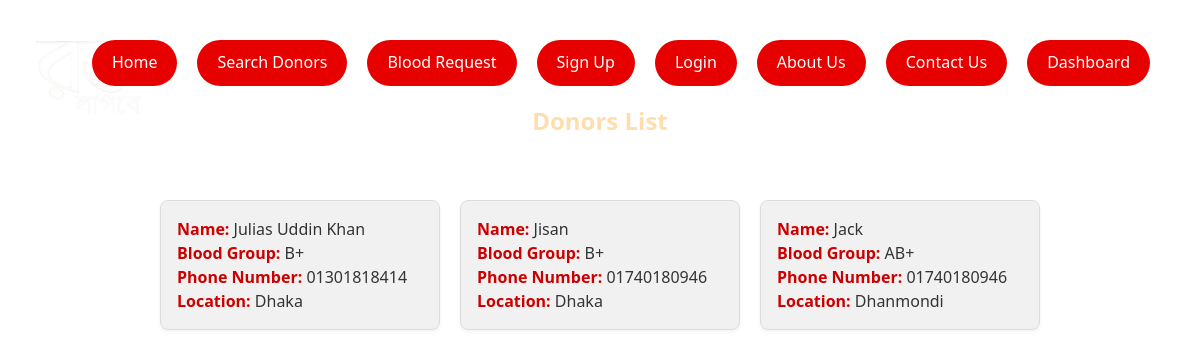
The app's page /searchdonors/, older data.
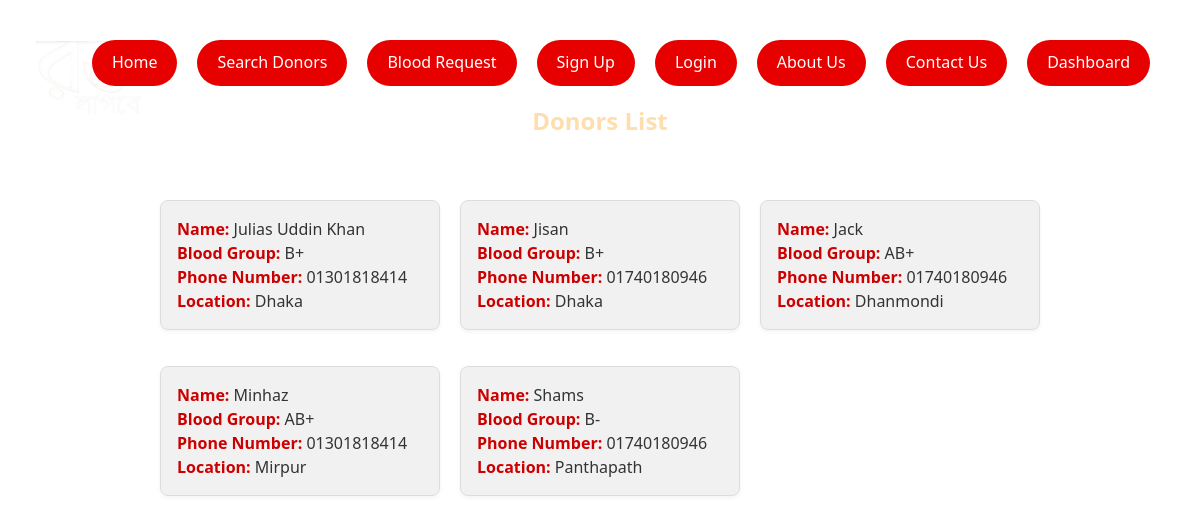
The same page, newer data.
### users/models.py (models this page shows, shortened)
class User(models.Model):
    name = models.CharField(max_length=100)
    email = models.EmailField()
    phonenumber = models.CharField(max_length=100)
    blood_group = models.CharField(max_length=100)
    location = models.CharField(max_length=100)

### mysite/views.py (the view)
# urls.py: path('searchdonors/', views.searchdonors, name='searchdonors'),
def searchdonors(request):
    users = User.objects.all()
    return render(request, 'searchdonors.html', {'users': users})

### templates/searchdonors.html (shortened to what this page needs)
{% load static %}
<!DOCTYPE html>
<html lang="en">
<head>
    <link rel="stylesheet" href="{% static 'css/style.css' %}">
</head>
<body>
<h1 class="page-heading">
      <a href="{% url 'home' %}"><img src="../static/images/Rokto Lagbe logo.png" height="120" width="120"/></a>
</h1>
<nav class="nav-container">
    <a href="{% url 'home' %}" class="nav-btn">Home</a>
    <a href="{% url 'searchdonors' %}" class="nav-btn">Search Donors</a>
    <a href="{% url 'bloodreq' %}" class="nav-btn">Blood Request</a>
    <a href="{% url 'signup' %}" class="nav-btn">Sign Up</a>
    <a href="{% url 'login' %}" class="nav-btn">Login</a>
    <a href="{% url 'aboutus' %}" class="nav-btn">About Us</a>
    <a href="{% url 'contactus' %}" class="nav-btn">Contact Us</a>
    <a href="{% url 'dashboard' %}" class="nav-btn">Dashboard</a>
</nav>
<h2>Donors List</h2>
        <ul class="donor-list">
            {% for i in users %}
                <li class="donor-card">
                    <strong>Name:</strong> {{ i.name }}<br>
                    <strong>Blood Group:</strong> {{ i.blood_group }}<br>
                    <strong>Phone Number:</strong> {{ i.phonenumber }}<br>
                    <strong>Location:</strong> {{ i.location }}
                </li>
            {% empty %}
                <li>No donors available.</li>
            {% endfor %}
        </ul>
</body>
</html>

### static/css/style.css (style rules this page uses)
body { margin: 0; font-family: 'Segoe UI', sans-serif; background: url('../images/—Pngtree—world blood donor day background_1742555.png') no-repeat center center fixed; background-size: cover; display: flex; flex-direction: column; align-items: center; min-height: 100vh; padding-bottom: 50px; }
.page-heading { position: absolute; top: 20px; left: 30px; font-size: 32px; color: whitesmoke; font-weight: bold; }
.nav-container { position: absolute; top: 20px; right: 30px; display: flex; flex-wrap: wrap; gap: 10px; }
.nav-btn { padding: 10px 20px; background-color: #f42a41; color: white; text-decoration: none; font-weight: bold; border-radius: 8px; transition: background 0.3s ease; font-size: 16px; }
h2 { display: flex; align-items: center; justify-content: center; white-space: nowrap; }
* { margin: 0; padding: 0; box-sizing: border-box; }
body { font-family: 'Segoe UI', Tahoma, Geneva, Verdana, sans-serif; background-color: #fefefe; padding: 20px; color: #333; }
.page-heading { text-align: center; font-size: 2.5rem; color: #b30000; margin-bottom: 20px; }
.nav-container { display: flex; flex-wrap: wrap; justify-content: center; gap: 10px; margin-bottom: 30px; }
.nav-btn { background-color: #e60000; color: white; text-decoration: none; padding: 10px 15px; border-radius: 8px; font-weight: bold; transition: background-color 0.3s ease; }
h2 { text-align: center; margin-bottom: 20px; color: navajowhite; }
ul { list-style-type: none; max-width: 700px; margin: 0 auto; padding: 0; }
ul li { background-color: #ffe5e5; border-left: 6px solid #d40000; padding: 15px 20px; margin-bottom: 15px; border-radius: 8px; box-shadow: 0 2px 4px rgba(0,0,0,0.05); line-height: 1.5; }
ul li strong { color: #cc0000; }
body { font-family: Arial, sans-serif; background-color: #f9f9f9; margin: 0; padding: 2rem; }
h2 { text-align: center; margin: 70px auto 40px auto; color: navajowhite; }
.donor-list { list-style-type: none; padding: 0; display: inline-grid; grid-template-columns: repeat(auto-fit, minmax(280px, 1fr)); gap: 20px; max-width: 1000px; margin: 20px auto 40px auto; }
.donor-card { background-color: #f1f1f1; border: 1px solid #ddd; padding: 1rem; margin-bottom: 1rem; border-radius: 8px; }
body { background-color: #a30000; font-family: Arial, sans-serif; }
.nav-container { text-align: center; margin-bottom: 20px; }
.nav-btn { background-color: #e60000; color: white; padding: 10px 20px; margin: 5px; text-decoration: none; border-radius: 6px; transition: background-color 0.3s ease; }
body { font-family: 'Segoe UI', Tahoma, Geneva, Verdana, sans-serif; background-color: #fff; color: #333; line-height: 1.6; }
.nav-container { display: flex; justify-content: center; flex-wrap: wrap; padding: 15px; }
.nav-btn { background-color: #e60000; color: #fff; padding: 10px 20px; margin: 5px; text-decoration: none; border-radius: 25px; font-weight: 500; transition: background-color 0.3s, transform 0.2s; }
h1 { text-align: center; color: #b30000; margin-bottom: 20px; font-size: 2em; }

Row changes from the older to the newer data that the page shows:
added User: name "Minhaz", blood_group "AB+", phonenumber "01301818414", location "Mirpur"
added User: name "Shams", blood_group "B-", phonenumber "01740180946", location "Panthapath"
